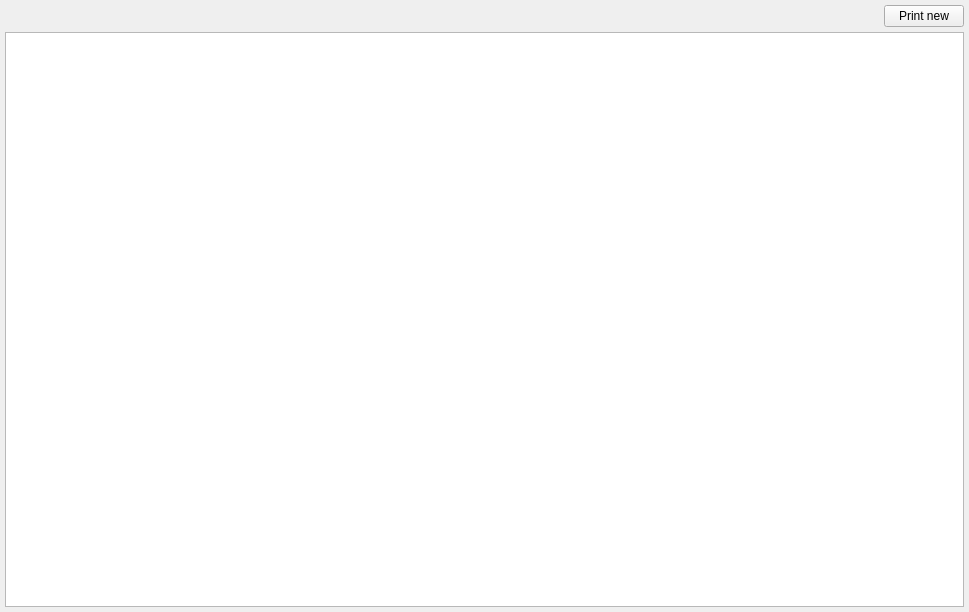
<?xml version="1.0" encoding="UTF-8"?>
<ui version="4.0">
 <class>ReceiptsWidget</class>
 <widget class="QWidget" name="ReceiptsWidget">
  <property name="geometry">
   <rect>
    <x>0</x>
    <y>0</y>
    <width>969</width>
    <height>612</height>
   </rect>
  </property>
  <property name="windowTitle">
   <string>Form</string>
  </property>
  <layout class="QVBoxLayout" name="verticalLayout">
   <property name="spacing">
    <number>5</number>
   </property>
   <property name="leftMargin">
    <number>5</number>
   </property>
   <property name="topMargin">
    <number>5</number>
   </property>
   <property name="rightMargin">
    <number>5</number>
   </property>
   <property name="bottomMargin">
    <number>5</number>
   </property>
   <item>
    <layout class="QHBoxLayout" name="horizontalLayout">
     <property name="spacing">
      <number>7</number>
     </property>
     <item>
      <widget class="qf::qmlwidgets::TableViewToolBar" name="tblPrintJobsTB" native="true">
       <property name="enabled">
        <bool>true</bool>
       </property>
       <property name="minimumSize">
        <size>
         <width>10</width>
         <height>0</height>
        </size>
       </property>
      </widget>
     </item>
     <item>
      <spacer name="horizontalSpacer">
       <property name="orientation">
        <enum>Qt::Horizontal</enum>
       </property>
       <property name="sizeHint" stdset="0">
        <size>
         <width>40</width>
         <height>20</height>
        </size>
       </property>
      </spacer>
     </item>
     <item>
      <widget class="QPushButton" name="btPrintNew">
       <property name="text">
        <string>Print new</string>
       </property>
      </widget>
     </item>
    </layout>
   </item>
   <item>
    <widget class="qf::qmlwidgets::TableView" name="tblCards"/>
   </item>
  </layout>
 </widget>
 <customwidgets>
  <customwidget>
   <class>qf::qmlwidgets::TableView</class>
   <extends>QTableView</extends>
   <header location="global">qf/qmlwidgets/tableview.h</header>
  </customwidget>
  <customwidget>
   <class>qf::qmlwidgets::TableViewToolBar</class>
   <extends>QWidget</extends>
   <header location="global">qf/qmlwidgets/tableviewtoolbar.h</header>
   <container>1</container>
  </customwidget>
 </customwidgets>
 <tabstops>
  <tabstop>tblCards</tabstop>
 </tabstops>
 <resources/>
 <connections/>
</ui>
